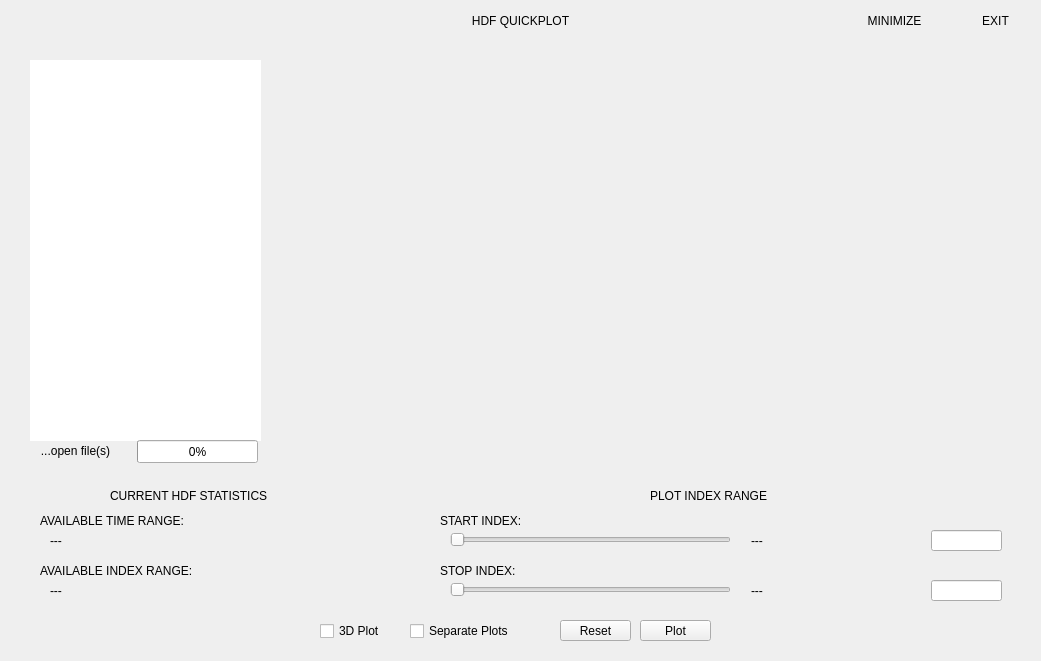
<?xml version="1.0" encoding="UTF-8"?>
<ui version="4.0">
 <class>MainWindow</class>
 <widget class="QMainWindow" name="MainWindow">
  <property name="geometry">
   <rect>
    <x>0</x>
    <y>0</y>
    <width>1041</width>
    <height>661</height>
   </rect>
  </property>
  <property name="windowTitle">
   <string>HDF QuickPlot</string>
  </property>
  <property name="styleSheet">
   <string notr="true">#centralwidget {	background-color:#333; }
#bg_browser { background-color:#444; }

QCheckBox { spacing:10px; font-size: 14px; color:#fff; font-weight:bold; }
QCheckBox:hover { color:red; }

#label_programtitle { font-size:28px; color:white; font-style:italic; font-weight:bold; }

#btn_minimize { font-size:16px; background-color:orange; border:0px; color:black; font-weight:bold; }
#btn_minimize:hover { background-color:#fc5700; }
#btn_exit {	font-size:16px; background-color:orange; border:0px; color:black; font-weight:bold; }
#btn_exit:hover { background-color:#fc5700; }

#btn_openfile { font-size:12px; background-color:orange; border:0px; color:black; font-weight:bold; }
#btn_openfile:hover { background-color:#fc5700; }
#value_progress { font-size:12px; color:white; font-weight:bold; }
#btn_recentlyopened { font-size:12px; background-color:orange; border:0px; color:black; font-weight:bold; }
#btn_recentlyopened:hover { background-color:#fc5700; }

/*#mplwidget { border-radius:8px;}*/

#bg_hdftree { border-radius:8px; background-color:black; }
#list { color:#fff; font-size: 14px; font-weight: bold; background-color:#000; alternate-background-color: #333; selection-color:#fff; selection-background-color:red; }

#label_currenthdf{ font-size:16px; color:white; font-style:italic; font-weight:bold; }
#label_avtimerange { font-size:14px; font-weight:bold; color:#fc5700; }
#value_timerange { font-size:14px; font-weight:bold; color:white; }
#label_avindexrange { font-size:14px; font-weight:bold; color:#fc5700; }
#value_indexrange { font-size:14px; font-weight:bold; color:white; }
QSlider::groove:horizontal {
	border-radius:5px;
	height: 18px;
	background-color:#B1B1B1;
}
QSlider::handle:horizontal {
	border:2px solid #000;
	border-radius:5px;
	width:20px;
	margin:2px;
	background-color:#444;
}

#bg_controls { border-radius:8px; background-color:black; }
#label_plotindexrange { font-size:16px; color:white; font-style:italic; font-weight:bold; }
#label_startindex { font-size:14px; font-weight:bold; color:#fc5700; }
#lineedit_startindex { font-size:14px; border:0px; font-weight:bold; color:black; }
#lineedit_startindex:hover { border:1px solid orange; background-color:#fc5700; color:white; }
#value_startindex { font-size:14px; font-weight:bold; color:white; }
#label_stopindex { font-size:14px; font-weight:bold; color:#fc5700; }
#lineedit_stopindex { font-size:14px; border:0px; font-weight:bold; color:black; }
#lineedit_stopindex:hover { border:1px solid orange; background-color:#fc5700; color:white; }
#value_stopindex { font-size:14px; font-weight:bold; color:white; }

#btn_reset { font-size:14px; background-color:orange; border:0px; color:black; font-weight:bold; }
#btn_reset:hover { background-color:#fc5700; }
#btn_plot { font-size:14px; background-color:orange; border:0px; color:black; font-weight:bold; }
#btn_plot:hover { background-color:#fc5700; }</string>
  </property>
  <widget class="QWidget" name="centralwidget">
   <widget class="QLabel" name="bg_browser">
    <property name="geometry">
     <rect>
      <x>10</x>
      <y>40</y>
      <width>1021</width>
      <height>611</height>
     </rect>
    </property>
    <property name="text">
     <string/>
    </property>
   </widget>
   <widget class="QCheckBox" name="checkbox_separate">
    <property name="geometry">
     <rect>
      <x>410</x>
      <y>620</y>
      <width>131</width>
      <height>22</height>
     </rect>
    </property>
    <property name="cursor">
     <cursorShape>PointingHandCursor</cursorShape>
    </property>
    <property name="text">
     <string>Separate Plots</string>
    </property>
   </widget>
   <widget class="QPushButton" name="btn_reset">
    <property name="geometry">
     <rect>
      <x>560</x>
      <y>620</y>
      <width>71</width>
      <height>21</height>
     </rect>
    </property>
    <property name="cursor">
     <cursorShape>PointingHandCursor</cursorShape>
    </property>
    <property name="text">
     <string>Reset</string>
    </property>
   </widget>
   <widget class="QCheckBox" name="checkbox_3d">
    <property name="geometry">
     <rect>
      <x>320</x>
      <y>620</y>
      <width>81</width>
      <height>22</height>
     </rect>
    </property>
    <property name="cursor">
     <cursorShape>PointingHandCursor</cursorShape>
    </property>
    <property name="text">
     <string>3D Plot</string>
    </property>
   </widget>
   <widget class="QPushButton" name="btn_plot">
    <property name="geometry">
     <rect>
      <x>640</x>
      <y>620</y>
      <width>71</width>
      <height>21</height>
     </rect>
    </property>
    <property name="cursor">
     <cursorShape>PointingHandCursor</cursorShape>
    </property>
    <property name="text">
     <string>Plot</string>
    </property>
   </widget>
   <widget class="MatplotlibWidget" name="mplwidget" native="true">
    <property name="geometry">
     <rect>
      <x>280</x>
      <y>50</y>
      <width>741</width>
      <height>421</height>
     </rect>
    </property>
   </widget>
   <widget class="QLabel" name="label_programtitle">
    <property name="geometry">
     <rect>
      <x>10</x>
      <y>0</y>
      <width>1021</width>
      <height>41</height>
     </rect>
    </property>
    <property name="text">
     <string>HDF QUICKPLOT</string>
    </property>
    <property name="alignment">
     <set>Qt::AlignCenter</set>
    </property>
   </widget>
   <widget class="QPushButton" name="btn_minimize">
    <property name="geometry">
     <rect>
      <x>839</x>
      <y>10</y>
      <width>111</width>
      <height>21</height>
     </rect>
    </property>
    <property name="cursor">
     <cursorShape>PointingHandCursor</cursorShape>
    </property>
    <property name="text">
     <string>MINIMIZE</string>
    </property>
    <property name="flat">
     <bool>true</bool>
    </property>
   </widget>
   <widget class="QPushButton" name="btn_exit">
    <property name="geometry">
     <rect>
      <x>960</x>
      <y>10</y>
      <width>71</width>
      <height>21</height>
     </rect>
    </property>
    <property name="cursor">
     <cursorShape>PointingHandCursor</cursorShape>
    </property>
    <property name="text">
     <string>EXIT</string>
    </property>
    <property name="flat">
     <bool>true</bool>
    </property>
   </widget>
   <widget class="QLabel" name="bg_controls">
    <property name="geometry">
     <rect>
      <x>20</x>
      <y>480</y>
      <width>1001</width>
      <height>131</height>
     </rect>
    </property>
    <property name="text">
     <string/>
    </property>
   </widget>
   <widget class="QLineEdit" name="lineedit_startindex">
    <property name="geometry">
     <rect>
      <x>931</x>
      <y>530</y>
      <width>71</width>
      <height>21</height>
     </rect>
    </property>
    <property name="cursor">
     <cursorShape>ArrowCursor</cursorShape>
    </property>
    <property name="text">
     <string/>
    </property>
   </widget>
   <widget class="QLineEdit" name="lineedit_stopindex">
    <property name="geometry">
     <rect>
      <x>931</x>
      <y>580</y>
      <width>71</width>
      <height>21</height>
     </rect>
    </property>
    <property name="cursor">
     <cursorShape>ArrowCursor</cursorShape>
    </property>
    <property name="text">
     <string/>
    </property>
   </widget>
   <widget class="QLabel" name="label_startindex">
    <property name="geometry">
     <rect>
      <x>440</x>
      <y>510</y>
      <width>111</width>
      <height>21</height>
     </rect>
    </property>
    <property name="text">
     <string>START INDEX:</string>
    </property>
   </widget>
   <widget class="QLabel" name="value_startindex">
    <property name="geometry">
     <rect>
      <x>751</x>
      <y>530</y>
      <width>171</width>
      <height>21</height>
     </rect>
    </property>
    <property name="text">
     <string>---</string>
    </property>
   </widget>
   <widget class="QLabel" name="label_stopindex">
    <property name="geometry">
     <rect>
      <x>440</x>
      <y>560</y>
      <width>111</width>
      <height>21</height>
     </rect>
    </property>
    <property name="text">
     <string>STOP INDEX:</string>
    </property>
   </widget>
   <widget class="QLabel" name="value_stopindex">
    <property name="geometry">
     <rect>
      <x>751</x>
      <y>580</y>
      <width>171</width>
      <height>21</height>
     </rect>
    </property>
    <property name="text">
     <string>---</string>
    </property>
   </widget>
   <widget class="QLabel" name="label_plotindexrange">
    <property name="geometry">
     <rect>
      <x>650</x>
      <y>480</y>
      <width>181</width>
      <height>31</height>
     </rect>
    </property>
    <property name="text">
     <string>PLOT INDEX RANGE</string>
    </property>
    <property name="alignment">
     <set>Qt::AlignLeading|Qt::AlignLeft|Qt::AlignVCenter</set>
    </property>
   </widget>
   <widget class="QLabel" name="value_timerange">
    <property name="geometry">
     <rect>
      <x>50</x>
      <y>530</y>
      <width>351</width>
      <height>21</height>
     </rect>
    </property>
    <property name="text">
     <string>---</string>
    </property>
   </widget>
   <widget class="QLabel" name="label_avtimerange">
    <property name="geometry">
     <rect>
      <x>40</x>
      <y>510</y>
      <width>201</width>
      <height>21</height>
     </rect>
    </property>
    <property name="text">
     <string>AVAILABLE TIME RANGE:</string>
    </property>
   </widget>
   <widget class="QLabel" name="label_currenthdf">
    <property name="geometry">
     <rect>
      <x>110</x>
      <y>480</y>
      <width>241</width>
      <height>31</height>
     </rect>
    </property>
    <property name="text">
     <string>CURRENT HDF STATISTICS</string>
    </property>
    <property name="alignment">
     <set>Qt::AlignLeading|Qt::AlignLeft|Qt::AlignVCenter</set>
    </property>
   </widget>
   <widget class="QLabel" name="label_avindexrange">
    <property name="geometry">
     <rect>
      <x>40</x>
      <y>560</y>
      <width>201</width>
      <height>21</height>
     </rect>
    </property>
    <property name="text">
     <string>AVAILABLE INDEX RANGE:</string>
    </property>
   </widget>
   <widget class="QLabel" name="value_indexrange">
    <property name="geometry">
     <rect>
      <x>50</x>
      <y>580</y>
      <width>351</width>
      <height>21</height>
     </rect>
    </property>
    <property name="text">
     <string>---</string>
    </property>
   </widget>
   <widget class="QLabel" name="bg_hdftree">
    <property name="geometry">
     <rect>
      <x>20</x>
      <y>50</y>
      <width>251</width>
      <height>421</height>
     </rect>
    </property>
    <property name="text">
     <string/>
    </property>
   </widget>
   <widget class="QTreeWidget" name="list">
    <property name="enabled">
     <bool>true</bool>
    </property>
    <property name="geometry">
     <rect>
      <x>30</x>
      <y>60</y>
      <width>231</width>
      <height>381</height>
     </rect>
    </property>
    <property name="frameShape">
     <enum>QFrame::NoFrame</enum>
    </property>
    <property name="frameShadow">
     <enum>QFrame::Plain</enum>
    </property>
    <property name="lineWidth">
     <number>0</number>
    </property>
    <property name="horizontalScrollBarPolicy">
     <enum>Qt::ScrollBarAlwaysOff</enum>
    </property>
    <attribute name="headerVisible">
     <bool>false</bool>
    </attribute>
    <attribute name="headerDefaultSectionSize">
     <number>240</number>
    </attribute>
    <attribute name="headerStretchLastSection">
     <bool>false</bool>
    </attribute>
    <column>
     <property name="text">
      <string>DATA</string>
     </property>
    </column>
   </widget>
   <widget class="QPushButton" name="btn_openfile">
    <property name="geometry">
     <rect>
      <x>30</x>
      <y>440</y>
      <width>91</width>
      <height>21</height>
     </rect>
    </property>
    <property name="cursor">
     <cursorShape>PointingHandCursor</cursorShape>
    </property>
    <property name="text">
     <string>...open file(s)</string>
    </property>
    <property name="flat">
     <bool>true</bool>
    </property>
   </widget>
   <widget class="QSlider" name="slider_start">
    <property name="geometry">
     <rect>
      <x>450</x>
      <y>530</y>
      <width>281</width>
      <height>20</height>
     </rect>
    </property>
    <property name="orientation">
     <enum>Qt::Horizontal</enum>
    </property>
   </widget>
   <widget class="QSlider" name="slider_stop">
    <property name="geometry">
     <rect>
      <x>450</x>
      <y>580</y>
      <width>281</width>
      <height>20</height>
     </rect>
    </property>
    <property name="orientation">
     <enum>Qt::Horizontal</enum>
    </property>
   </widget>
   <widget class="QProgressBar" name="value_progress">
    <property name="geometry">
     <rect>
      <x>137</x>
      <y>440</y>
      <width>121</width>
      <height>23</height>
     </rect>
    </property>
    <property name="value">
     <number>0</number>
    </property>
    <property name="textVisible">
     <bool>true</bool>
    </property>
   </widget>
  </widget>
 </widget>
 <customwidgets>
  <customwidget>
   <class>MatplotlibWidget</class>
   <extends>QWidget</extends>
   <header>lib.matplotlibwidget</header>
  </customwidget>
 </customwidgets>
 <resources/>
 <connections/>
 <slots>
  <slot>buttonClickHandler()</slot>
 </slots>
</ui>
